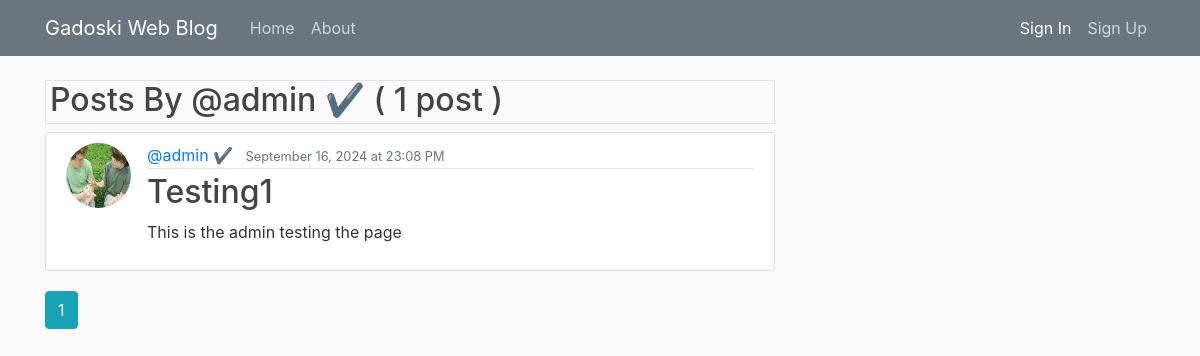
/user/admin ✔, run on the app's committed database.
### flaskblog/models.py (models this page shows, shortened)
class User(db.Model, UserMixin):
    id = db.Column(db.Integer, primary_key=True)
    username = db.Column(db.String(22), unique=True, nullable=False)
    email = db.Column(db.String(120), unique=True, nullable=False)
    profile_image = db.Column(db.String(120), nullable=False, default='static/images/default.jpg')
    password = db.Column(db.String(120), nullable=False)
    posts = db.relationship('Post', backref='author', lazy=True)
    bio = db.Column(db.Text, nullable=True)

class Post(db.Model):
    id = db.Column(db.Integer, primary_key=True)
    title = db.Column(db.String(100), nullable=False)
    date_posted = db.Column(db.DateTime, nullable=False, default=datetime.utcnow)
    content = db.Column(db.Text, nullable=False)
    user_id = db.Column(db.Integer, db.ForeignKey('user.id'), nullable=False)

### flaskblog/users/routes.py (the view)
@users.route('/user/<string:username>')
def userPosts(username):
    page = request.args.get('page', 1, type=int)
    user = User.query.filter_by(username=username).first_or_404()
    posts = Post.query.filter_by(author=user).order_by(Post.date_posted.desc()).paginate(page=page, per_page=3)
    return render_template('userPosts.html', posts = posts, user=user)

### flaskblog/templates/userPosts.html
{% extends "layout.html" %}
{% block data %}
  <h2 class="border border-2 border-gray mb-2 pl-1 pb-1">
    Posts By @{{ user.username }} (
    {{ posts.total }} {{ "post" if posts.total == 1 else "posts" }}
    )
  </h2>
{% for post in posts.items %}
<article class="media content-section">
  <img
    class="rounded-circle article-img"
    src="{{ url_for('static', filename='images/' + post.author.profile_image) }}"
    alt="Profile Picture"
  />
  <div class="media-body">
    <div class="article-metadata">
      <a class="mr-2" href="{{ url_for('users.userPosts', username=post.author.username) }}">@{{ post.author.username }}</a>
      <small class="text-secondary"
        >{{ post.date_posted.strftime('%B %d, %Y at %H:%M %p')
        }}</small
      >
    </div>
    <h2>
      <a class="article-title" href="{{ url_for('posts.post', post_id=post.id) }}"
        >{{ post.title }}</a
      >
    </h2>
    <p class="article-content">{{ post.content }}</p>
  </div>
</article>
{% endfor %}
{% for page_num in posts.iter_pages(left_edge=1, right_edge=1, left_current=2, right_current=2) %}
  {% if page_num %}
    {% if posts.page == page_num %}
      <a class="btn btn-info mb-4" href="{{ url_for('users.userPosts', username=user.username, page=page_num) }}">{{ page_num }}</a>
    {% else %}
      <a class="btn btn-outline-info mb-4" href="{{ url_for('users.userPosts', username=user.username, page=page_num) }}">{{ page_num }}</a>
    {% endif %}
  {% else %}
    ...
  {% endif %}
{% endfor %}
{% endblock data %}

### flaskblog/static/main.css (style rules this page uses)
body { background: #fafafa; color: #333333; margin-top: 5rem; }
h1, h2, h3, h4, h5, h6 { color: #444444; }
.content-section { background: #ffffff; padding: 10px 20px; border: 1px solid #dddddd; border-radius: 3px; margin-bottom: 20px; }
.article-title { color: #444444; }
.article-content { white-space: pre-line; }
.article-img { height: 65px; width: 65px; margin-right: 16px; }
.article-metadata { padding-bottom: 1px; margin-bottom: 4px; border-bottom: 1px solid #e3e3e3 }

### data on the page
User: username "admin ✔"
Post: profile_image (picture), author.username "admin ✔", date_posted "September 16, 2024 at 23:08 PM", title "Testing1", content "This is the admin testing the page"

### other printed values
{{ posts.total }} "1"
{{ "post" if posts.total == 1 else "posts" }} "post"
{{ page_num }} "1"
